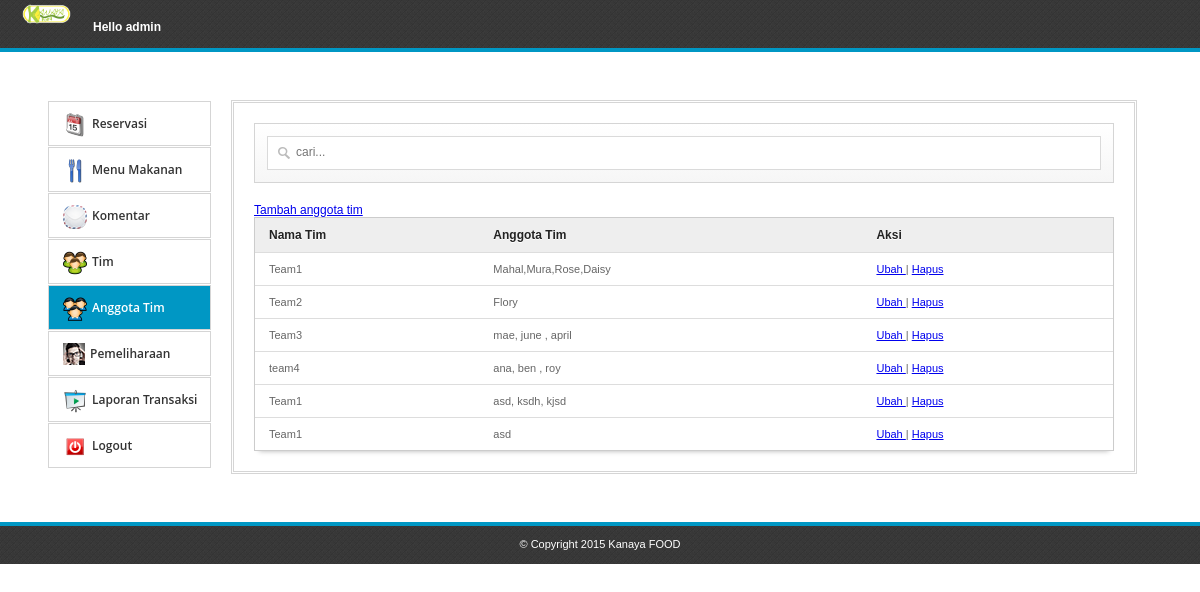
Screenshot of /admin/index.php?ask=teammember (signed in) with the database file from the repository.
### tables this page shows
CREATE TABLE `catering_member` (
  `ctm_id` int(11) NOT NULL AUTO_INCREMENT,
  `ct_name` varchar(111) NOT NULL,
  `ctm_member` varchar(111) NOT NULL,
  PRIMARY KEY (`ctm_id`)
);

### admin/teammember.php (the view, shortened to what this page needs)
<a rel="facebox" href="addteammember.php"> Tambah anggota tim </a>
<table id="resultTable" data-responsive="table">
    <thead>
        <tr>
            <th> Nama Tim </th>
            <th> Anggota Tim </th>
            <th> Aksi </th>
        </tr>
    </thead>
    <tbody>
        <?php
        include('../connect.php');
        $result = $db->prepare("SELECT * FROM catering_member");
        $result->execute();
        for ($i = 0; $row = $result->fetch(); $i++) {
            ?>
            <tr class="record">
                <td><?php echo $row['ct_name']; ?></td>
                <td><?php echo $row['ctm_member']; ?></td>
                <td>
                    <a rel="facebox" href="editteammember.php?id=<?php echo $row['ctm_id']; ?>"> Ubah </a> |
                    <a href="#" id="<?php echo $row['ctm_id']; ?>" class="delbutton" title="Klit untuk menghapus">Hapus</a>
                </td>
            </tr>
            <?php
        }
        ?>
    </tbody>
</table>

### admin/admin.css (style rules this page uses)
* { -moz-transition: width 1s ease-in-out, left 1.5s ease-in-out; -webkit-transition: width 1s ease-in-out, left 1.5s ease-in-out; -moz-transition: width 1s ease-in-out, left 1.5s ease-in-out; -o-transition: width 1s ease-in-out, left 1.5s ease-in-out; transition: width 1s ease-in-out, left 1.5s ease-in-out; }
body { margin: 0; color: #555555; font-family: Arial,Helvetica,sans-serif; font-size: 12px; }
table { border-collapse: separate; background-color: #FFFFFF; border-spacing: 0; max-width: 100%; }
#resultTable { color: #666666; text-shadow: 0 1px 0 #FFFFFF; width: 100%; border: 1px solid #CCCCCC; box-shadow: 0 5px 5px -5px rgba(0, 0, 0, 0.3); }
#resultTable thead tr th { background: none repeat scroll 0 0 #EEEEEE; color: #222222; padding: 10px 14px; text-align: left; border-top: 0 none; font-size: 12px; }
#resultTable tbody tr td { background-color: #FFFFFF; font-size: 11px; text-align: left; padding: 10px 14px; border-top: 1px solid #DDDDDD; }

### rows the page displays
catering_member: ct_name "Team1", ctm_member "Mahal,Mura,Rose,Daisy"
catering_member: ct_name "Team2", ctm_member "Flory"
catering_member: ct_name "Team3", ctm_member "mae, june , april"
catering_member: ct_name "team4", ctm_member "ana, ben , roy"
catering_member: ct_name "Team1", ctm_member "asd, ksdh, kjsd"
catering_member: ct_name "Team1", ctm_member "asd"

### other values shown
$_SESSION['USERNAME'] "admin"
